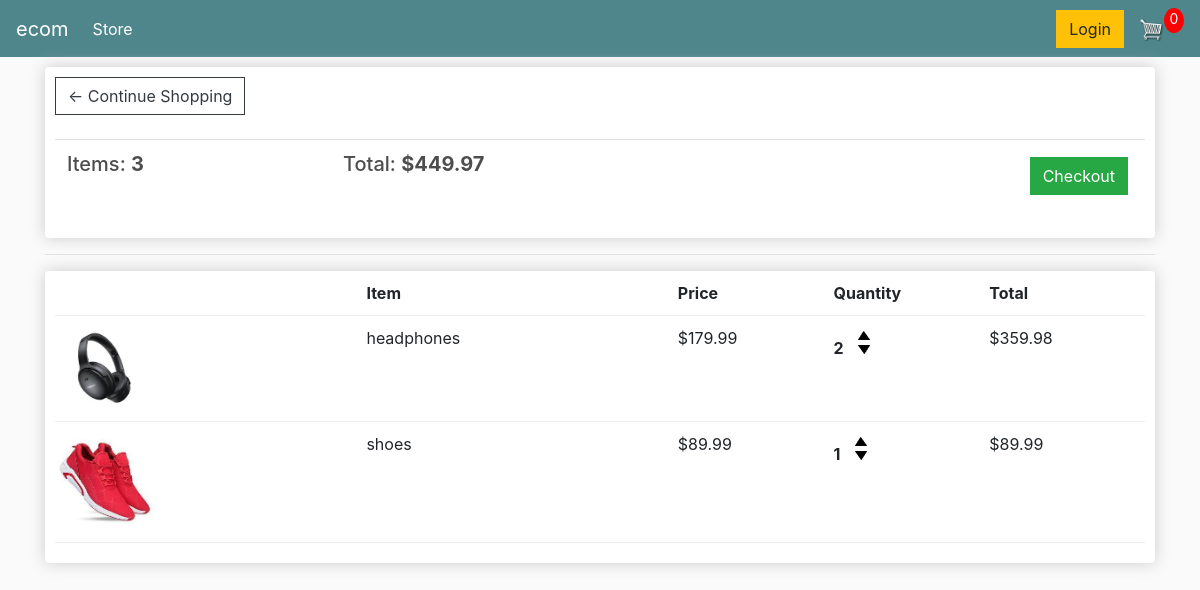
The page /cart/ (signed in) on the database as committed earlier.
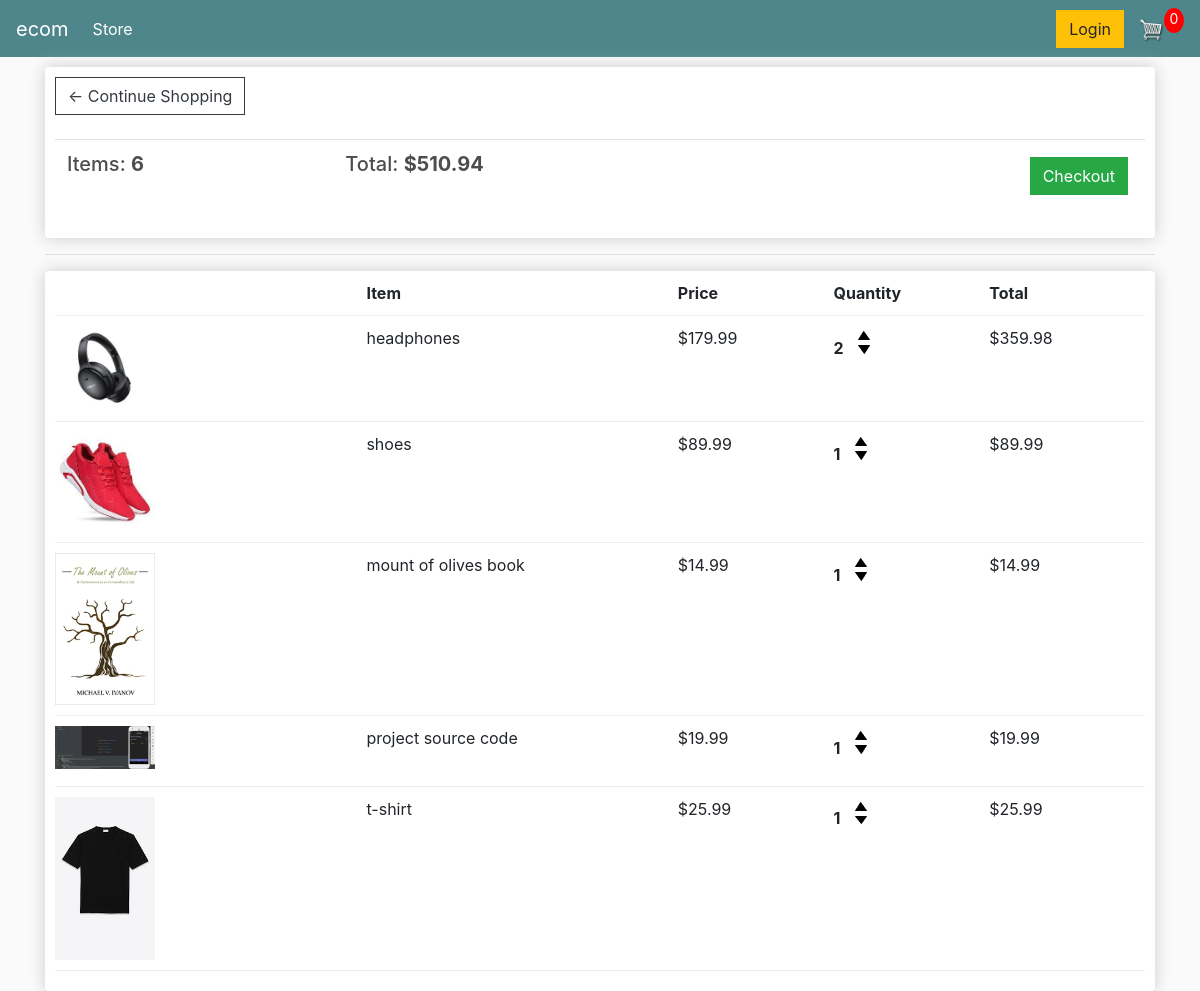
The same page on the database as committed later.
### store/models.py (models this page shows, shortened)
class Order(models.Model):
    customer = models.ForeignKey(Customer, on_delete=models.SET_NULL, blank=True, null=True)
    date_order = models.DateTimeField(auto_now_add=True)
    complete = models.BooleanField(default=False, blank=True, null=True)
    transaction_id = models.CharField(max_length=200, null=True)
    @property
    def get_cart_total(self):
        order_items = self.orderitem_set.all()
        total = sum([item.get_total for item in order_items])
        return total
    @property
    def get_cart_items(self):
        order_items = self.orderitem_set.all()
        total = sum([item.quantity for item in order_items])
        return total

class OrderItem(models.Model):
    product = models.ForeignKey(Product, on_delete=models.SET_NULL, blank=True, null=True)
    order = models.ForeignKey(Order, on_delete=models.SET_NULL, blank=True, null=True)
    quantity = models.IntegerField(default=0, null=True, blank=True)
    date_added = models.DateTimeField(auto_now_add=True)
    @property
    def get_total(self):
        return self.quantity * self.product.price

class Product(models.Model):
    name = models.CharField(max_length=200, null=True)
    price = models.FloatField()
    digital = models.BooleanField(default=False, null=True, blank=True)
    image = models.ImageField(null=True, blank=True)
    def __str__(self):
        return self.name
    @property
    def image_url(self):
        try:
            url = self.image.url
        except:
            url = ''
        return url

### store/views.py (the view)
# urls.py: path('cart/', views.cart, name='cart'),
def cart(request):
    if request.user.is_authenticated:
        customer = request.user.customer
        order, created = models.Order.objects.get_or_create(customer=customer, complete=False)
        items = order.orderitem_set.all()
    else:
        items = []
        order = {'get_cart_total': 0, 'get_cart_items': 0}
    context = {'items': items, 'order': order}
    return render(request=request, template_name='store/cart.html', context=context)

### store/templates/store/cart.html
{% extends 'store/main.html' %}
{% load static %}
{% block content %}
    <div class="row">
        <div class="col-lg-12">
            <div class="box-element">
                <a href="{% url 'store' %}" class="btn btn-outline-dark">&#x2190; Continue Shopping</a>
                <br>
                <br>
                <table class="table">
                    <tr>
                        <th><h5>Items: <strong>{{ order.get_cart_items }}</strong></h5></th>
                        <th><h5>Total: <strong>${{ order.get_cart_total|floatformat:2 }}</strong></h5></th>
                        <th>
                            <a href="{% url 'checkout' %}" class="btn btn-success" style="float: right; margin: 5px">Checkout</a>
                        </th>
                    </tr>
                </table>
            </div>
            <hr>
            <div class="box-element">
                <div class="cart-row">
                    <div style="flex: 2"></div>
                    <div style="flex: 2"><strong>Item</strong></div>
                    <div style="flex: 1"><strong>Price</strong></div>
                    <div style="flex: 1"><strong>Quantity</strong></div>
                    <div style="flex: 1"><strong>Total</strong></div>
                </div>
                {% for item in items %}
                    <div class="cart-row">
                        <div style="flex: 2"><img src="{{ item.product.image_url }}" class="row-image" alt="">
                        </div>
                        <div style="flex: 2">{{ item.product }}</div>
                        <div style="flex: 1">${{ item.product.price|floatformat:2 }}</div>
                        <div style="flex: 1">
                            <p class="quantity">{{ item.quantity }}</p>
                            <div class="quantity">
                                <img src="{% static 'images/arrow-up.png' %}" alt="" class="chg-quantity">
                                <img src="{% static 'images/arrow-down.png' %}" alt="" class="chg-quantity">
                            </div>
                        </div>
                        <div style="flex: 1">${{ item.get_total|floatformat:2 }}</div>
                    </div>
                {% endfor %}
            </div>
        </div>
    </div>
{% endblock %}

### store/templates/store/main.html (shortened to what this page needs)
<!doctype html>
{% load static %}
<html>
<head>
    <link rel="stylesheet" href="https://cdn.jsdelivr.net/npm/bootstrap@4.4.1/dist/css/bootstrap.min.css"
>
    <link rel="stylesheet" href="{% static 'css/main.css' %}">
</head>
<body>
{% include 'store/navbar.html' %}
<div class="container">
    {% block content %}
    {% endblock %}
</div>
</body>
</html>

### store/templates/store/navbar.html (shortened to what this page needs)
{% load static %}
<nav class="navbar navbar-expand-lg navbar-dark bg-dark">
    <a class="navbar-brand" href="{% url 'store' %}">ecom</a>
    <div class="collapse navbar-collapse" id="navbarSupportedContent">
        <ul class="navbar-nav mr-auto">
            <li class="nav-item active">
                <a class="nav-link" href="{% url 'store' %}">Store <span class="sr-only">(current)</span></a>
            </li>
        </ul>
        <div class="form-inline my-2 my-lg-0">
            <a href="#" class="btn btn-warning">Login</a>
            <a href="{% url 'cart' %}">
                <img id="cart-icon" src="{% static 'images/cart.png' %}">
            </a>
            <p id="cart-total">0</p>
        </div>
    </div>
</nav>

### static/css/main.css (style rules this page uses)
body { background-color: hsl(0, 0%, 98%); }
h1,h2,h3,h4,h5,h6 { color:hsl(0, 0%, 30%); }
.box-element { box-shadow:hsl(0, 0%, 80%) 0 0 16px; background-color: #fff; border-radius: 4px; padding: 10px; }
.bg-dark { background-color: #4f868c!important; }
#cart-icon { width:25px; display: inline-block; margin-left: 15px; }
#cart-total { display: block; text-align: center; color:#fff; background-color: red; width: 20px; height: 25px; border-radius: 50%; font-size: 14px; }
.col-lg-4, .col-lg-6, .col-lg-8, .col-lg-12 { margin-top: 10px; }
.btn { border-radius: 0; }
.row-image { width: 100px; }
.cart-row { display: flex; align-items: flex-stretch; padding-bottom: 10px; margin-bottom: 10px; border-bottom: 1px solid #ececec; }
.quantity { display: inline-block; font-weight: 700; padding-right:10px; }
.chg-quantity { width: 12px; cursor: pointer; display: block; margin-top: 5px; transition:.1s; }

Rows that differ between the two databases and show on the page:
computed for Order: get_cart_items "3" → "6"; get_cart_total "449.97" → "510.94"
added OrderItem: product.image_url (picture), product "mount of olives book", product.price "14.99", quantity "1", get_total "14.99"
added OrderItem: product.image_url (picture), product "project source code", product.price "19.99", quantity "1", get_total "19.99"
added OrderItem: product.image_url (picture), product "t-shirt", product.price "25.99", quantity "1", get_total "25.99"
